Frame 1 (no input): blank canvas, image omitted
Frame 60 (no input): blank canvas, image omitted
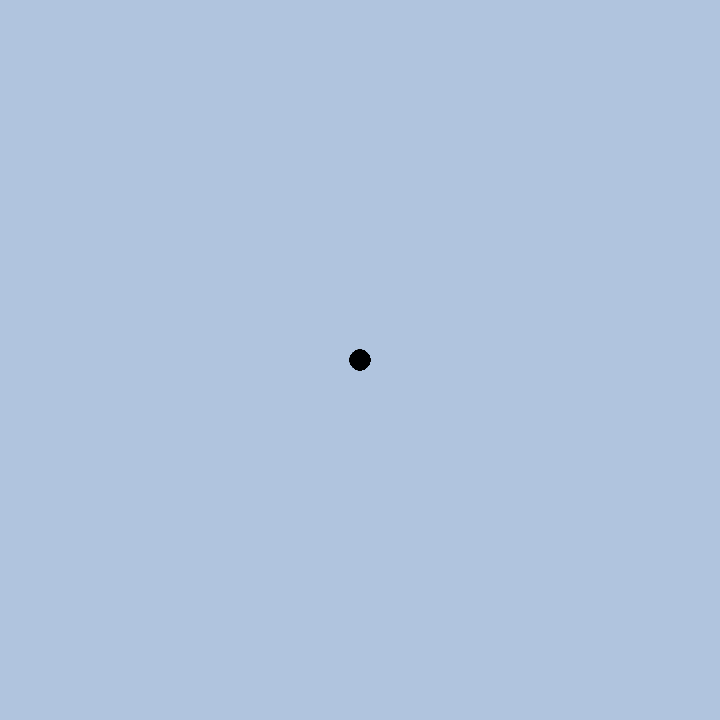
Frame 120 (the mouse pressed at the canvas centre since frame 60)

The p5.js sketch whose frames 1 and 60 were blank and that drew this single picture after the mouse press (run headless with seeded random() and noise() and a simulated clock; from frame 60 on, the mouse is pressed at the canvas centre):

// p5.js sketch
// ── sketch.js
/*
* @name Drawing
* @description Generative painting program.
*/

// All the paths
let paths = [];
// Are we painting?
let painting = false;
// How long until the next circle
let next = 0;
// Where are we now and where were we?
let current;
let previous;

function setup() {
  createCanvas(720, 720);
  current = createVector(0,0);
  previous = createVector(0,0);
};

function draw() {
  background(176,196,222);
  
  // If it's time for a new point
  if (millis() > next && painting) {

    // Grab mouse position      
    current.x = mouseX;
    current.y = mouseY;

    // New particle's force is based on mouse movement
    let force = p5.Vector.sub(current, previous);
    force.mult(0.05);

    // Add new particle
    paths[paths.length - 1].add(current, force);
    
    // Schedule next circle
    next = millis() + random(100);

    // Store mouse values
    previous.x = current.x;
    previous.y = current.y;
  }

  // Draw all paths
  for( let i = 0; i < paths.length; i++) {
    paths[i].update();
    paths[i].display();
  }
}

// Start it up
function mousePressed() {
  next = 0;
  painting = true;
  previous.x = mouseX;
  previous.y = mouseY;
  paths.push(new Path());
}

// Stop
function mouseReleased() {
  painting = false;
}

// A Path is a list of particles
class Path {
  constructor() {
    this.particles = [];
    this.hue = random(100);
  }

  add(position, force) {
    // Add a new particle with a position, force, and hue
    this.particles.push(new Particle(position, force, this.hue));
  }
  
  // Display plath
  update() {  
    for (let i = 0; i < this.particles.length; i++) {
      this.particles[i].update();
    }
  }  
  
  // Display plath
  display() {    
    // Loop through backwards
    for (let i = this.particles.length - 1; i >= 0; i--) {
      // If we shold remove it
      if (this.particles[i].lifespan <= 0) {
        this.particles.splice(i, 1);
      // Otherwise, display it
      } else {
        this.particles[i].display(this.particles[i+1]);
      }
    }
  
  }  
}

// Particles along the path
class Particle {
  constructor(position, force, hue) {
    this.position = createVector(position.x, position.y);
    this.velocity = createVector(force.x, force.y);
    this.drag = 0.95;
    this.lifespan = 255;
  }

  update() {
    // Move it
    this.position.add(this.velocity);
    // Slow it down
    this.velocity.mult(this.drag);
    // Fade it out
    this.lifespan--;
  }

  // Draw particle and connect it with a line
  // Draw a line to another
  display(other) {
    stroke(0, this.lifespan);
    fill(0, this.lifespan/2);    
    ellipse(this.position.x,this.position.y, 20, 20);    
    // If we need to draw a line
    if (other) {
      line(this.position.x, this.position.y, other.position.x, other.position.y);
    }
  }
}
